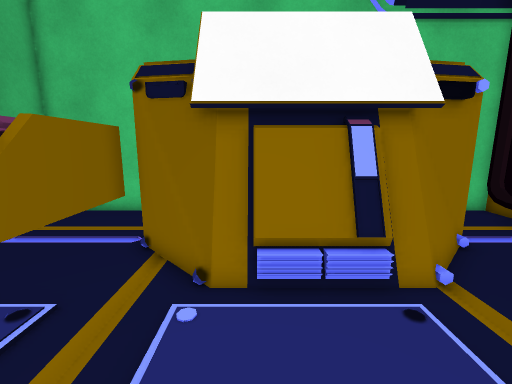
View 1 (above)

12 first-person views from a walk through a 3-D level made in the Unity game engine. The camera is 1.4 m above the floor, tilts 10° down and sees 90° across. The floor is counted in squares, 0.5 m on a side. Each view is taken from the middle of a square. On the plan, view 1 faces up. The plan holds only what a view shows up to about 19 squares ahead; the rest is blank. The place goes on beyond the plan. The player character is not drawn. Some surface patterns are stand-ins.

View 2
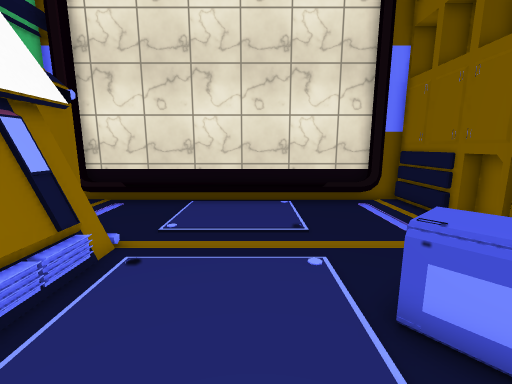

View 3
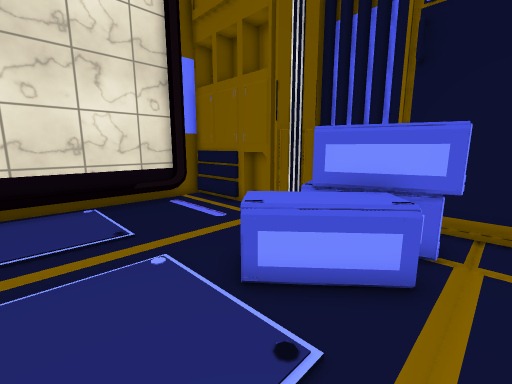

View 4
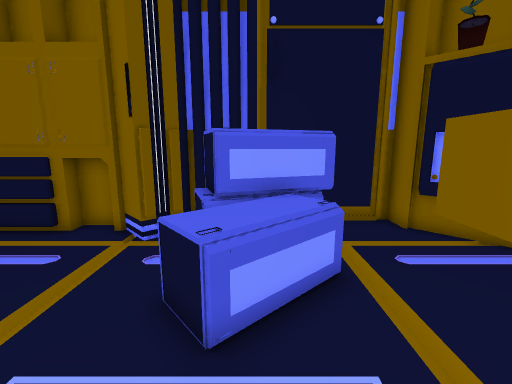

View 5
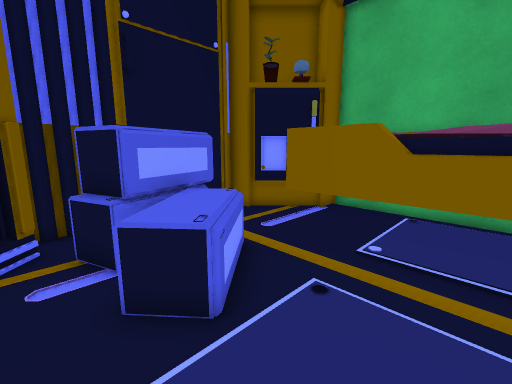

View 6
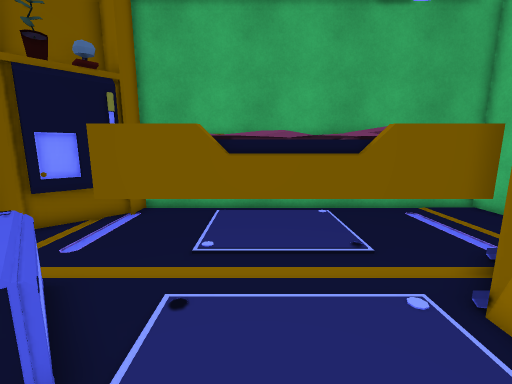

View 7
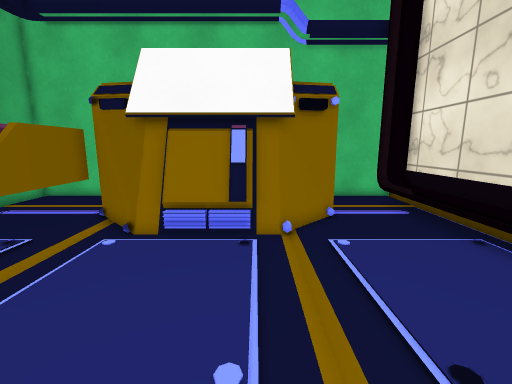

View 8
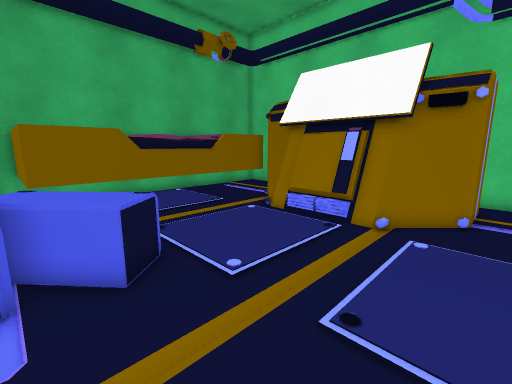

View 9
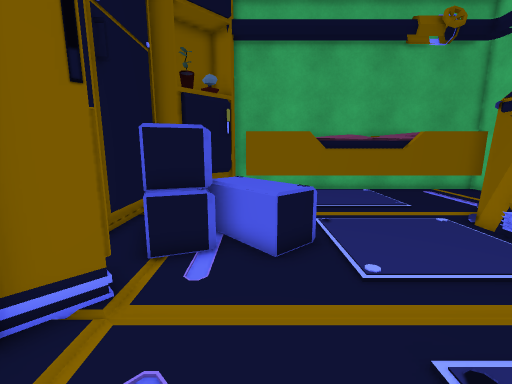

View 10
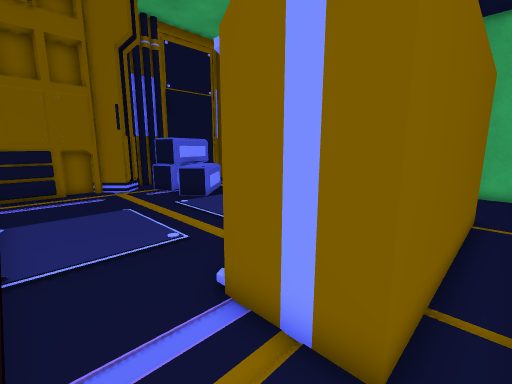

View 11
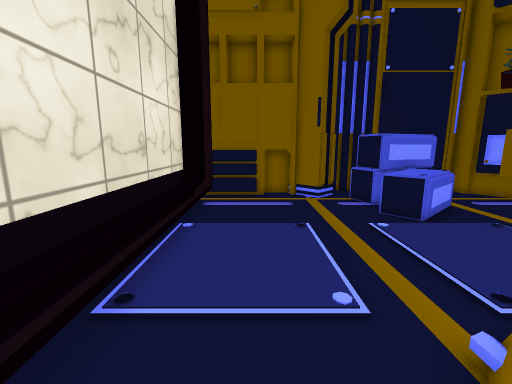

View 12
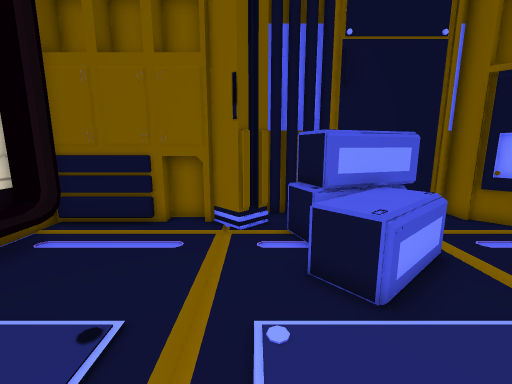

### Floor plan
Key: @ floor where view 1 was taken; # wall or solid block; . main floor; : floor 0.5 m higher than the main floor; / step, stairs or slope; = window, fence, low wall or low ledge; B bed; A box; S shelf; P pipe.
Columns run from 9 left of view 1 to 11 right of it. Each row starts with its distance up from view 1.
 12 #####          #####
 11 #..................##
 10 #.....##########...##
  9 #....          #...:#
  8 #    B         #../:#
  7 B    B##########../:#
  6 B    B.#######=.../:#
  5 BBBBBB..======..../:#
  4 B   BB............/:#
  3 B    B............/:#
  2 B   BB............/:#
  1 B   BB............/:#
  0 B   BB...@......../:#
 -1 B    B....A......./:#
 -2 B    B..AAAA....../:#
 -3 BBBBBB.AAAAA.......:#
 -4 ## ....AAAA........:#
 -5  ##....AAAAA......###
 -6   ##...A   ASS.. SSS#
 -7    ##..  ...SSSSSSSSS
 -8     ######PPP       S

Positions as (right, up) in squares from view 1, and headings:
1: (0, 0), facing up
2: (-3, 1), facing right
3: (-3, 2), facing down-right
4: (0, 2), facing down
5: (3, 2), facing down-left
6: (3, 1), facing left
7: (3, -3), facing up
8: (7, -4), facing up-left
9: (8, -3), facing left
10: (9, 11), facing down-left
11: (7, 8), facing down
12: (3, 3), facing down
